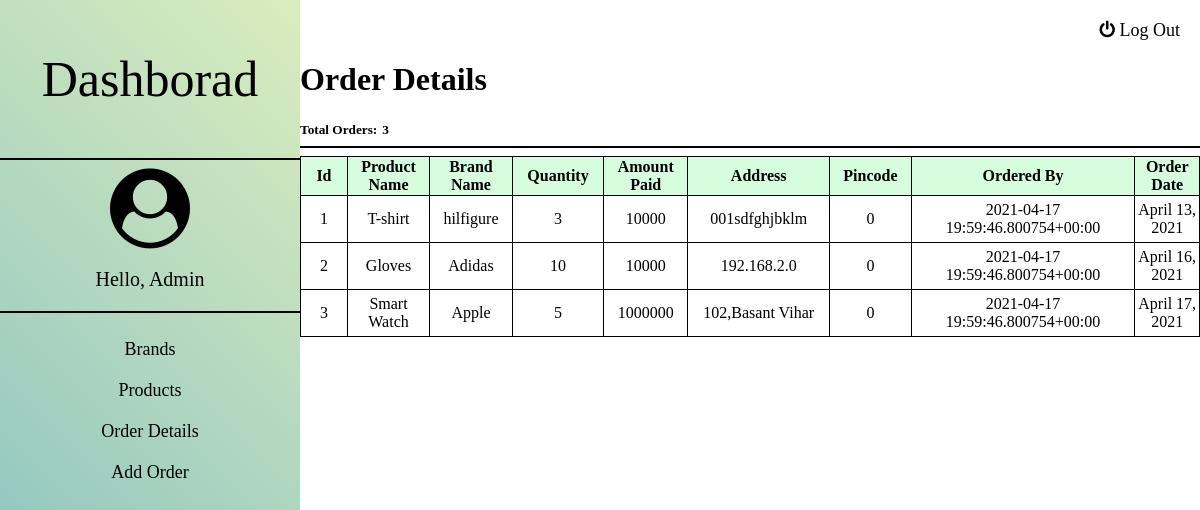
Page /dashboard/orderdetails (signed in) on the committed database.
### order/models.py (models this page shows, shortened)
class order(models.Model):
    product_name=models.ForeignKey(product,on_delete=models.PROTECT,blank=False,null=False)
    brand_name=models.ForeignKey(brand,on_delete=models.PROTECT,blank=False,null=False)
    quantity=models.IntegerField()
    amount_paid=models.CharField(max_length=50)
    address=models.CharField(max_length=200)
    order_date=models.DateField(auto_now=True)
    pin_code=models.CharField(max_length=10)
    email_by=models.CharField(max_length=150)

### productinventory/models.py (models this page shows)
class product(models.Model):
    name = models.CharField(max_length=100)
    brand= models.ForeignKey(brand,on_delete=models.SET_NULL,blank=True ,null=True)
    rate= models.CharField(max_length=50)
    available = models.BooleanField(default=False)
    stock = models.CharField(max_length=50,default=0, blank=True,null=True)
    def __str__(self):
        return self.name

class brand(models.Model):
    brand_name=models.CharField(max_length=100)
    available =models.BooleanField(default=False)
    def __str__(self):
        return self.brand_name

### productinventory/views.py (the view)
# urls.py: path('orderdetails',views.orderdetails),
def orderdetails(request):
    orders = order.objects.all()
    return render(request,'order details.html',{'orders':orders})

### templates/order details.html (shortened to what this page needs)
{% load static %}
<!DOCTYPE html>
<html>
<head>
	<link rel="stylesheet" href="https://cdnjs.cloudflare.com/ajax/libs/font-awesome/4.7.0/css/font-awesome.min.css">
	<link rel="stylesheet" type="text/css" href="{% static 'css/main.css'%}">
</head>
<body>
	<div id="dashboard">
		<div class="sidebar">
			<a href="/dashboard"><p class="heading">Dashborad</p></a>
			<hr>
			<div class="user">
				<i class="fa fa-user-circle fa-4x"></i>
				{% if user.is_authenticated %}
				<p id="name">Hello, {{ user.first_name }}</p>
				{% endif %}
			</div>
			<hr>
			<div class="menus">
				<ul class="menu_list">
					<li>
						<a href="brands">Brands</a>
					</li>
					<li>
						<a href="products">Products</a>
					</li>
					<li>
						<a href="#">Order Details</a>
					</li>
					<li>
						<a href="addorder">Add Order</a>
					</li>
				</ul>
			</div>
		</div><div class="clear"></div>
		<div class="RightSide">
			<div class="topbar">
				<a href="/logout" id="logOut-but"><i class="fa fa-power-off"> Log Out</i></a>
			</div>
			<div class="content">
                <h1>Order Details</h1>
				<h5 style="display: inline;">Total Orders:</h5><h5 style="display: inline; margin-left: 5px;">{{orders.count}}</h5><hr>
				<div class="container_table">
				<table>
					<tr>
						<th>Id</th><th>Product Name</th><th>Brand Name</th><th>Quantity</th><th>Amount Paid</th><th>Address</th><th>Pincode</th><th>Ordered By</th><th>Order Date</th>
					</tr>
					{% for order in orders %}
					<tr>
						<td>{{order.id}}</td><td>{{order.product_name}}</td><td>{{order.brand_name}}</td><td>{{order.quantity}}</td><td>{{order.amount_paid}}</td><td>{{order.address}}</td><td>{{order.pin_code}}</td><td>{{order.email_by}}</td><td>{{order.order_date}}</td>
					</tr>
					{% endfor %}
				</table>
			    </div>
			</div>
		</div>
	</div>
</body>
</html>

### static/css/main.css (style rules this page uses)
body { margin: 0px; }
#dashboard { display: flex; flex-direction: row; }
a { text-decoration: none; color: black; }
div.sidebar { width: 25%; height: 100vh; background-image: linear-gradient(45deg,#7DBBC3,#DAEDBD); text-align: center; }
div.RightSide { width: 75%; float: left; }
.heading { font-size: 50px; text-align: center; }
div.user { font-size: 20px; }
hr { height:2px; border-width:0; background-color:black; }
ul { padding-inline-start: 0px !important; list-style-type: none; }
.menu_list li { padding: 10px; font-size: 18px; }
.menu_list li a { text-decoration: none; color: black; }
div.topbar { background-color: white; padding: 20px; }
div.topbar a { color: black; font-size: 18px; text-decoration: none; }
a#logOut-but { float: right; }
.content { width: 100%; margin-left: auto; margin-right: auto; }
.container_table { height: 500px; overflow-y: scroll; -ms-overflow-style: none; scrollbar-width: none; }
table, th, td { border: 1px solid black; border-collapse: collapse; }
table { width: 100%; }
th { position:-webkit-sticky; width: 30px; text-align: center; background-color: rgba(100, 248, 132, 0.267); }
td { padding-top: 5px; padding-bottom: 5px;; text-align: center; }

### rows in the picture
order: id "1", product_name "T-shirt", brand_name "hilfigure", quantity "3", amount_paid "10000", address "001sdfghjbklm", pin_code "0", email_by "2021-04-17 19:59:46.800754+00:00", order_date "April 13, 2021"
order: id "2", product_name "Gloves", brand_name "Adidas", quantity "10", amount_paid "10000", address "192.168.2.0", pin_code "0", email_by "2021-04-17 19:59:46.800754+00:00", order_date "April 16, 2021"
order: id "3", product_name "Smart Watch", brand_name "Apple", quantity "5", amount_paid "1000000", address "102,Basant Vihar", pin_code "0", email_by "2021-04-17 19:59:46.800754+00:00", order_date "April 17, 2021"

### other values in the picture
{{ user.first_name }} "Admin"
{{ orders.count }} "3"
